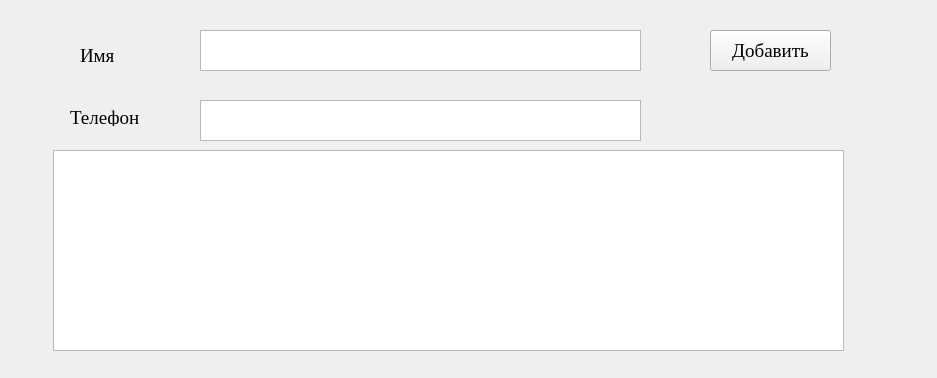
<?xml version="1.0" encoding="UTF-8"?>
<ui version="4.0">
 <class>Form</class>
 <widget class="QWidget" name="Form">
  <property name="geometry">
   <rect>
    <x>0</x>
    <y>0</y>
    <width>937</width>
    <height>378</height>
   </rect>
  </property>
  <property name="windowTitle">
   <string>Form</string>
  </property>
  <widget class="QTextEdit" name="Name">
   <property name="geometry">
    <rect>
     <x>200</x>
     <y>30</y>
     <width>441</width>
     <height>41</height>
    </rect>
   </property>
   <property name="font">
    <font>
     <family>Times New Roman</family>
     <pointsize>14</pointsize>
    </font>
   </property>
  </widget>
  <widget class="QLabel" name="label_2">
   <property name="geometry">
    <rect>
     <x>70</x>
     <y>110</y>
     <width>81</width>
     <height>16</height>
    </rect>
   </property>
   <property name="font">
    <font>
     <family>Times New Roman</family>
     <pointsize>14</pointsize>
    </font>
   </property>
   <property name="text">
    <string>Телефон</string>
   </property>
  </widget>
  <widget class="QTextEdit" name="Book">
   <property name="geometry">
    <rect>
     <x>53</x>
     <y>150</y>
     <width>791</width>
     <height>201</height>
    </rect>
   </property>
   <property name="font">
    <font>
     <family>Times New Roman</family>
     <pointsize>14</pointsize>
    </font>
   </property>
  </widget>
  <widget class="QTextEdit" name="Phone">
   <property name="geometry">
    <rect>
     <x>200</x>
     <y>100</y>
     <width>441</width>
     <height>41</height>
    </rect>
   </property>
   <property name="font">
    <font>
     <family>Times New Roman</family>
     <pointsize>14</pointsize>
    </font>
   </property>
  </widget>
  <widget class="QLabel" name="label">
   <property name="geometry">
    <rect>
     <x>80</x>
     <y>40</y>
     <width>51</width>
     <height>31</height>
    </rect>
   </property>
   <property name="font">
    <font>
     <family>Times New Roman</family>
     <pointsize>14</pointsize>
    </font>
   </property>
   <property name="text">
    <string>Имя</string>
   </property>
  </widget>
  <widget class="QPushButton" name="Add_record">
   <property name="geometry">
    <rect>
     <x>710</x>
     <y>30</y>
     <width>121</width>
     <height>41</height>
    </rect>
   </property>
   <property name="font">
    <font>
     <family>Times New Roman</family>
     <pointsize>14</pointsize>
    </font>
   </property>
   <property name="text">
    <string>Добавить</string>
   </property>
  </widget>
 </widget>
 <resources/>
 <connections/>
</ui>
